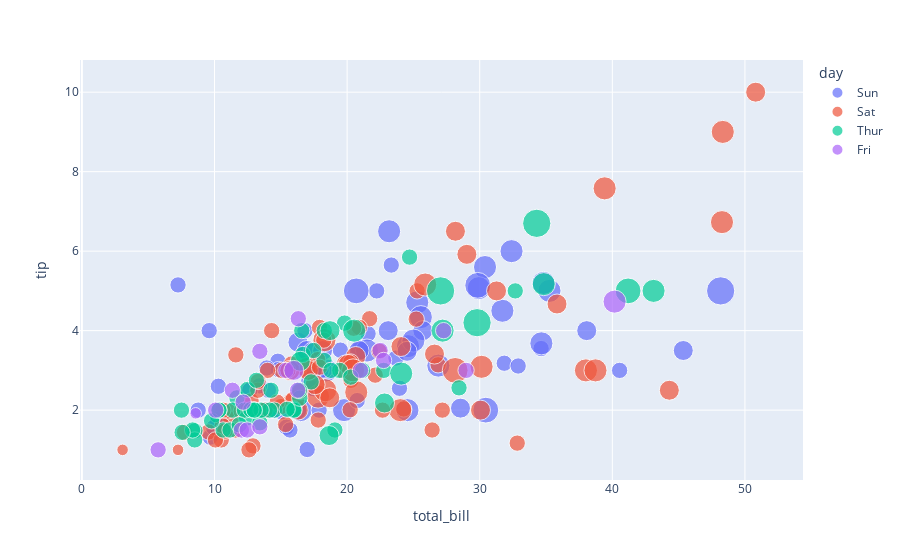

This figure's notebook cell:
### Code cell
scatter_bill_tip = px.scatter(
    tips,
    x= 'total_bill',
    y= 'tip',
    size= 'size',
    color= 'day',
    hover_data= ['sex', 'smoker', 'time'],
    #facet_col= ['time', 'sex', 'day', 'size']
)

scatter_bill_tip.show()

### Figure 1 — Plotly figure (JSON) as saved in the notebook; plotly's stock layout.template omitted (floating-point values rounded to 4 significant figures; data arrays with more than 128 entries replaced by an {"elided": "..."} marker saying what was removed)
{"data": [{"customdata": {"elided": "76x3 str values"}, "hovertemplate": "day=Sun<br>total_bill=%{x}<br>tip=%{y}<br>size=%{marker.size}<br>sex=%{customdata[0]}<br>smoker=%{customdata[1]}<br>time=%{customdata[2]}<extra></extra>", "legendgroup": "Sun", "marker": {"color": "#636efa", "size": [2, 3, 3, 2, 4, 4, 2, 4, 2, 2, 2, 4, 2, 4, 2, 2, 3, 3, 3, 2, 2, 2, 4, 2, 2, 4, 3, 2, 2, 2, 4, 2, 4, 2, 3, 2, 3, 2, 4, 2, 2, 3, 4, 4, 5, 6, 4, 2, 4, 4, 2, 3, 2, 2, 3, 2, 4, 2, 2, 2, 2, 2, 2, 2, 2, 4, 2, 3, 4, 2, 5, 3, 5, 3, 3, 2], "sizemode": "area", "sizeref": 0.015, "symbol": "circle"}, "mode": "markers", "name": "Sun", "orientation": "v", "showlegend": true, "type": "scatter", "x": [16.99, 10.34, 21.01, 23.68, 24.59, 25.29, 8.77, 26.88, 15.04, 14.78, 10.27, 35.26, 15.42, 18.43, 14.83, 21.58, 10.33, 16.29, 16.97, 17.46, 13.94, 9.68, 30.4, 18.29, 22.23, 32.4, 28.55, 18.04, 12.54, 10.29, 34.81, 9.94, 25.56, 19.49, 38.07, 23.95, 25.71, 17.31, 29.93, 14.07, 13.13, 17.26, 24.55, 19.77, 29.85, 48.17, 25.0, 13.39, 16.49, 21.5, 12.66, 16.21, 13.81, 17.51, 24.52, 20.76, 31.71, 7.25, 31.85, 16.82, 32.9, 17.89, 14.48, 9.6, 34.63, 34.65, 23.33, 45.35, 23.17, 40.55, 20.69, 20.9, 30.46, 18.15, 23.1, 15.69], "xaxis": "x", "y": [1.01, 1.66, 3.5, 3.31, 3.61, 4.71, 2.0, 3.12, 1.96, 3.23, 1.71, 5.0, 1.57, 3.0, 3.02, 3.92, 1.67, 3.71, 3.5, 2.54, 3.06, 1.32, 5.6, 3.0, 5.0, 6.0, 2.05, 3.0, 2.5, 2.6, 5.2, 1.56, 4.34, 3.51, 4.0, 2.55, 4.0, 3.5, 5.07, 2.5, 2.0, 2.74, 2.0, 2.0, 5.14, 5.0, 3.75, 2.61, 2.0, 3.5, 2.5, 2.0, 2.0, 3.0, 3.48, 2.24, 4.5, 5.15, 3.18, 4.0, 3.11, 2.0, 2.0, 4.0, 3.55, 3.68, 5.65, 3.5, 6.5, 3.0, 5.0, 3.5, 2.0, 3.5, 4.0, 1.5], "yaxis": "y"}, {"customdata": {"elided": "87x3 str values"}, "hovertemplate": "day=Sat<br>total_bill=%{x}<br>tip=%{y}<br>size=%{marker.size}<br>sex=%{customdata[0]}<br>smoker=%{customdata[1]}<br>time=%{customdata[2]}<extra></extra>", "legendgroup": "Sat", "marker": {"color": "#EF553B", "size": [3, 2, 2, 2, 4, 2, 4, 2, 2, 2, 2, 2, 4, 2, 4, 2, 3, 3, 3, 3, 3, 3, 4, 2, 2, 4, 2, 2, 2, 4, 3, 3, 2, 1, 2, 2, 2, 3, 2, 2, 2, 2, 2, 3, 2, 2, 2, 2, 2, 2, 2, 2, 1, 2, 2, 3, 2, 3, 4, 2, 2, 3, 4, 4, 2, 3, 2, 5, 2, 2, 4, 4, 2, 2, 4, 3, 2, 2, 2, 2, 2, 2, 3, 3, 2, 2, 2], "sizemode": "area", "sizeref": 0.015, "symbol": "circle"}, "mode": "markers", "name": "Sat", "orientation": "v", "showlegend": true, "type": "scatter", "x": [20.65, 17.92, 20.29, 15.77, 39.42, 19.82, 17.81, 13.37, 12.69, 21.7, 19.65, 9.55, 18.35, 15.06, 20.69, 17.78, 24.06, 16.31, 16.93, 18.69, 31.27, 16.04, 38.01, 26.41, 11.24, 48.27, 20.29, 13.81, 11.02, 18.29, 17.59, 20.08, 16.45, 3.07, 20.23, 15.01, 12.02, 17.07, 26.86, 25.28, 14.73, 10.51, 17.92, 44.3, 22.42, 20.92, 15.36, 20.49, 25.21, 18.24, 14.31, 14.0, 7.25, 10.59, 10.63, 50.81, 15.81, 26.59, 38.73, 24.27, 12.76, 30.06, 25.89, 48.33, 13.27, 28.17, 12.9, 28.15, 11.59, 7.74, 30.14, 20.45, 13.28, 22.12, 24.01, 15.69, 11.61, 10.77, 15.53, 10.07, 12.6, 32.83, 35.83, 29.03, 27.18, 22.67, 17.82], "xaxis": "x", "y": [3.35, 4.08, 2.75, 2.23, 7.58, 3.18, 2.34, 2.0, 2.0, 4.3, 3.0, 1.45, 2.5, 3.0, 2.45, 3.27, 3.6, 2.0, 3.07, 2.31, 5.0, 2.24, 3.0, 1.5, 1.76, 6.73, 3.21, 2.0, 1.98, 3.76, 2.64, 3.15, 2.47, 1.0, 2.01, 2.09, 1.97, 3.0, 3.14, 5.0, 2.2, 1.25, 3.08, 2.5, 3.48, 4.08, 1.64, 4.06, 4.29, 3.76, 4.0, 3.0, 1.0, 1.61, 2.0, 10.0, 3.16, 3.41, 3.0, 2.03, 2.23, 2.0, 5.16, 9.0, 2.5, 6.5, 1.1, 3.0, 1.5, 1.44, 3.09, 3.0, 2.72, 2.88, 2.0, 3.0, 3.39, 1.47, 3.0, 1.25, 1.0, 1.17, 4.67, 5.92, 2.0, 2.0, 1.75], "yaxis": "y"}, {"customdata": {"elided": "62x3 str values"}, "hovertemplate": "day=Thur<br>total_bill=%{x}<br>tip=%{y}<br>size=%{marker.size}<br>sex=%{customdata[0]}<br>smoker=%{customdata[1]}<br>time=%{customdata[2]}<extra></extra>", "legendgroup": "Thur", "marker": {"color": "#00cc96", "size": [4, 2, 2, 2, 2, 1, 2, 2, 4, 2, 2, 2, 2, 2, 2, 4, 2, 2, 2, 2, 2, 6, 2, 2, 2, 3, 2, 2, 2, 2, 2, 2, 2, 2, 2, 2, 2, 6, 5, 6, 2, 2, 3, 2, 2, 2, 2, 2, 2, 2, 2, 2, 4, 2, 2, 3, 2, 2, 2, 4, 3, 2], "sizemode": "area", "sizeref": 0.015, "symbol": "circle"}, "mode": "markers", "name": "Thur", "orientation": "v", "showlegend": true, "type": "scatter", "x": [27.2, 22.76, 17.29, 19.44, 16.66, 10.07, 32.68, 15.98, 34.83, 13.03, 18.28, 24.71, 21.16, 10.65, 12.43, 24.08, 11.69, 13.42, 14.26, 15.95, 12.48, 29.8, 8.52, 14.52, 11.38, 22.82, 19.08, 20.27, 11.17, 12.26, 18.26, 8.51, 10.33, 14.15, 16.0, 13.16, 17.47, 34.3, 41.19, 27.05, 16.43, 8.35, 18.64, 11.87, 9.78, 7.51, 19.81, 28.44, 15.48, 16.58, 7.56, 10.34, 43.11, 13.0, 13.51, 18.71, 12.74, 13.0, 16.4, 20.53, 16.47, 18.78], "xaxis": "x", "y": [4.0, 3.0, 2.71, 3.0, 3.4, 1.83, 5.0, 2.03, 5.17, 2.0, 4.0, 5.85, 3.0, 1.5, 1.8, 2.92, 2.31, 1.68, 2.5, 2.0, 2.52, 4.2, 1.48, 2.0, 2.0, 2.18, 1.5, 2.83, 1.5, 2.0, 3.25, 1.25, 2.0, 2.0, 2.0, 2.75, 3.5, 6.7, 5.0, 5.0, 2.3, 1.5, 1.36, 1.63, 1.73, 2.0, 4.19, 2.56, 2.02, 4.0, 1.44, 2.0, 5.0, 2.0, 2.0, 4.0, 2.01, 2.0, 2.5, 4.0, 3.23, 3.0], "yaxis": "y"}, {"customdata": [["Male", "Yes", "Dinner"], ["Male", "No", "Dinner"], ["Female", "Yes", "Dinner"], ["Female", "Yes", "Dinner"], ["Female", "No", "Dinner"], ["Male", "Yes", "Dinner"], ["Male", "Yes", "Dinner"], ["Male", "Yes", "Dinner"], ["Male", "Yes", "Dinner"], ["Male", "No", "Dinner"], ["Female", "Yes", "Dinner"], ["Female", "Yes", "Dinner"], ["Male", "Yes", "Lunch"], ["Female", "Yes", "Lunch"], ["Male", "Yes", "Lunch"], ["Female", "No", "Lunch"], ["Male", "Yes", "Lunch"], ["Female", "Yes", "Lunch"], ["Female", "Yes", "Lunch"]], "hovertemplate": "day=Fri<br>total_bill=%{x}<br>tip=%{y}<br>size=%{marker.size}<br>sex=%{customdata[0]}<br>smoker=%{customdata[1]}<br>time=%{customdata[2]}<extra></extra>", "legendgroup": "Fri", "marker": {"color": "#ab63fa", "size": [2, 2, 2, 2, 2, 4, 2, 2, 2, 2, 2, 2, 2, 2, 1, 3, 2, 2, 2], "sizemode": "area", "sizeref": 0.015, "symbol": "circle"}, "mode": "markers", "name": "Fri", "orientation": "v", "showlegend": true, "type": "scatter", "x": [28.97, 22.49, 5.75, 16.32, 22.75, 40.17, 27.28, 12.03, 21.01, 12.46, 11.35, 15.38, 12.16, 13.42, 8.58, 15.98, 13.42, 16.27, 10.09], "xaxis": "x", "y": [3.0, 3.5, 1.0, 4.3, 3.25, 4.73, 4.0, 1.5, 3.0, 1.5, 2.5, 3.0, 2.2, 3.48, 1.92, 3.0, 1.58, 2.5, 2.0], "yaxis": "y"}], "layout": {"legend": {"itemsizing": "constant", "title": {"text": "day"}, "tracegroupgap": 0}, "margin": {"t": 60}, "xaxis": {"anchor": "y", "domain": [0, 1], "title": {"text": "total_bill"}}, "yaxis": {"anchor": "x", "domain": [0, 1], "title": {"text": "tip"}}}}
